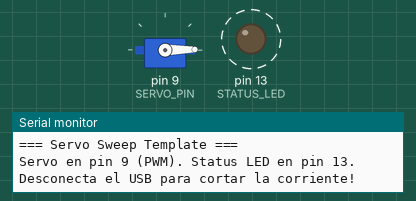
Bench run of a sketch on a simulated Arduino Uno, built with avr-gcc and run on an emulated ATmega328P. On the bench: servo, output pins drawn as LEDs (lit = HIGH), the last lines printed to the serial monitor. Dashed ring = blinking.

Above: at 0.1 s.
At 8.45 s:
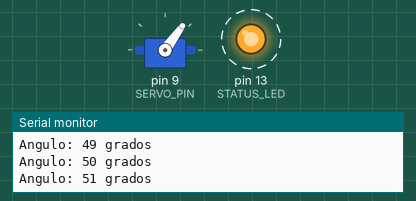
At 19.11 s:
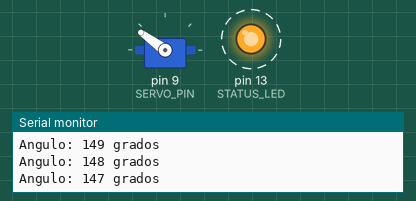
At 39.24 s:
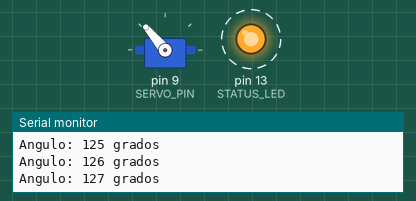
Timing chart, 0 to 39.5 s (numbered marks = the images above):
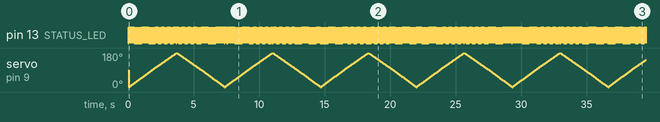

Measured:
- by itself, pin 13 (STATUS_LED): alternates HIGH for 0.02 s and LOW for 0.02 s

The sketch:

sketch.ino
```cpp
/*
 * Servo Sweep — PWM Motor Control
 *
 * Pre-loaded template for the Arduino Virtual Simulator.
 * Connections:
 *   USB Connector → Arduino 5V + GND (power)
 *   Servo VCC → Arduino 5V
 *   Servo GND → Arduino GND
 *   Servo Signal → Arduino D9 (PWM)
 *   Arduino D13 → 220Ω Resistor → Status LED → GND
 *
 * Prueba: El servo barre de 0° a 180° y vuelve.
 * El LED de status parpadea mientras el servo se mueve.
 * Desconecta el USB → servo se detiene, LED se apaga.
 */

#include <Servo.h>

const int SERVO_PIN = 9;
const int STATUS_LED = 13;

Servo myServo;

int angle = 0;
int direction = 1;
bool ledToggle = false;

void setup() {
  myServo.attach(SERVO_PIN);
  pinMode(STATUS_LED, OUTPUT);
  Serial.begin(9600);
  Serial.println("=== Servo Sweep Template ===");
  Serial.println("Servo en pin 9 (PWM). Status LED en pin 13.");
  Serial.println("Desconecta el USB para cortar la corriente!");
}

void loop() {
  myServo.write(angle);

  // Toggle status LED on each step
  ledToggle = !ledToggle;
  digitalWrite(STATUS_LED, ledToggle ? HIGH : LOW);

  Serial.print("Angulo: ");
  Serial.print(angle);
  Serial.println(" grados");

  angle += direction;

  // Reverse at limits
  if (angle >= 180 || angle <= 0) {
    direction = -direction;
    Serial.println(">>> Cambio de direccion!");
  }

  delay(15);
}
```
